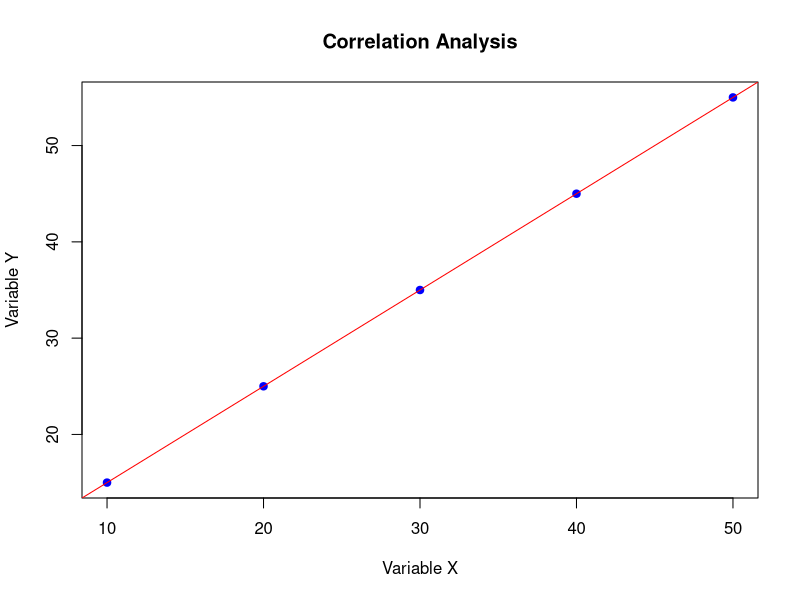

Write the R code that produced this figure.

x <- c(10, 20, 30, 40, 50)
y <- c(15, 25, 35, 45, 55)


result <- cor(x, y)


print("Correlation Coefficient:")
print(result)


plot(x, y,
     main = "Correlation Analysis",
     xlab = "Variable X",
     ylab = "Variable Y",
     col = "blue",
     pch = 19)


abline(lm(y ~ x), col = "red")
